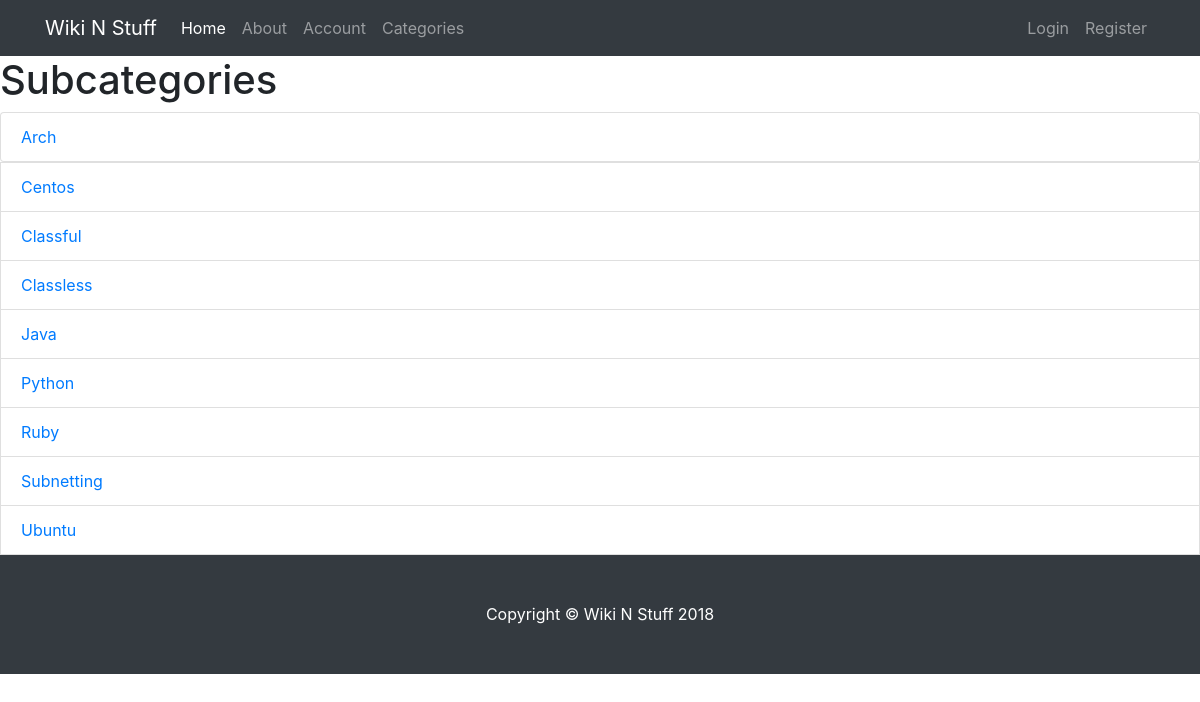
The app's page /index.php/categories/subcategories, older data.
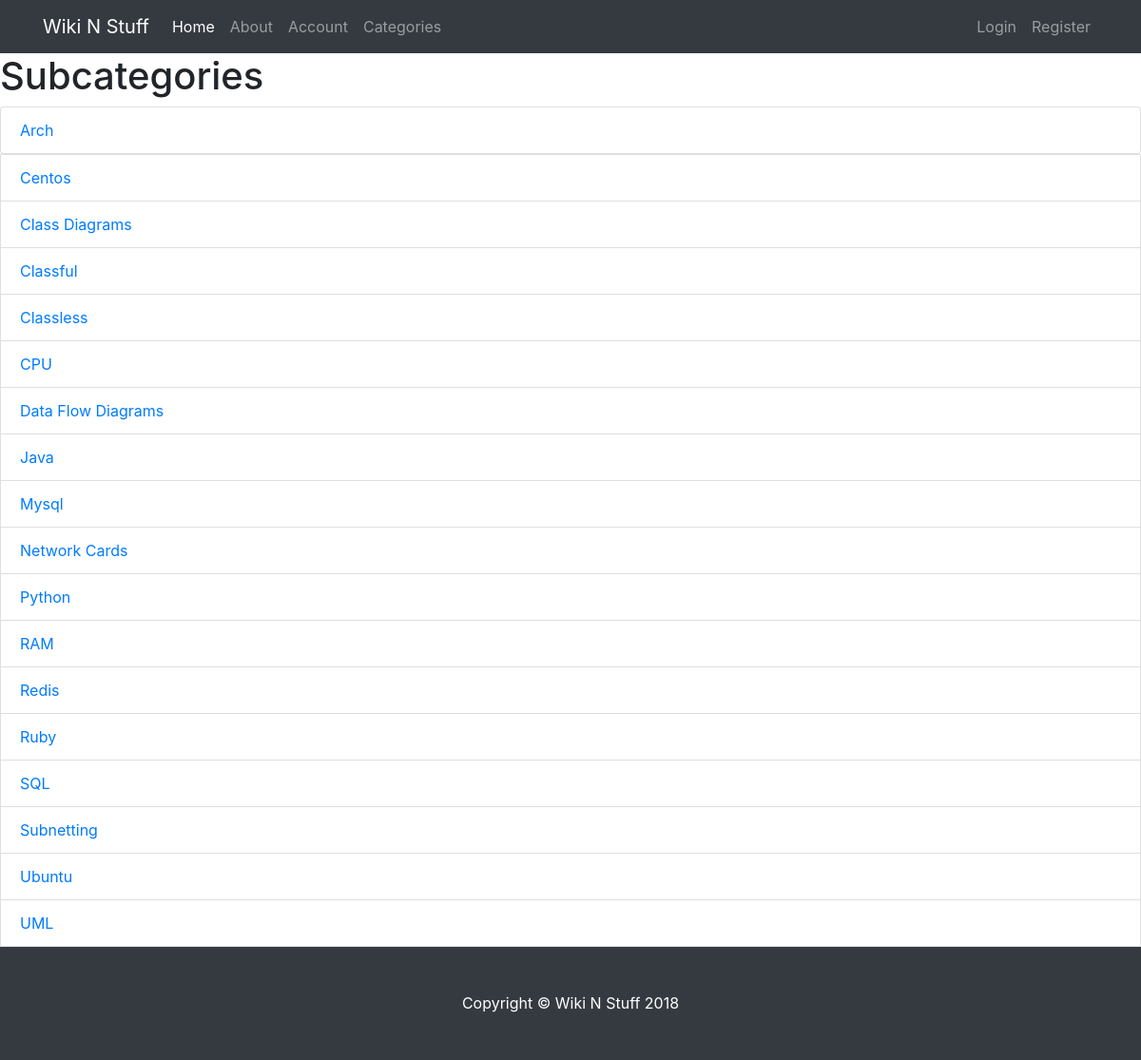
The same page, newer data.
### tables this page shows
CREATE TABLE sub_categories
(sub_category_id  BIGINT(20) NOT NULL AUTO_INCREMENT,
 sub_category_name VARCHAR(100) NOT NULL,
 category_id_FK   BIGINT(20) NOT NULL,
CONSTRAINT subcategory_id_PK PRIMARY KEY (sub_category_id),
CONSTRAINT category_id_FK FOREIGN KEY (category_id_FK) REFERENCES categories(category_id) ON DELETE CASCADE ON UPDATE CASCADE);

### application/controllers/Categories.php (called while the page is built, shortened)
<?php
    class Categories extends CI_Controller{
        public function subcategories(){
            $slug = $this->uri->segment(3);
            $data['title'] = 'Subcategories';
            $data['sub_categories'] = $this->Post_model->get_sub_categories($slug);
            $this->load->view('templates/header');
            $this->load->view('categories/index', $data);
            $this->load->view('templates/footer');
        }
    }

### index.php (called while the page is built, shortened)
<?php
require_once BASEPATH.'core/CodeIgniter.php';

### application/models/Post_model.php (called while the page is built, shortened)
<?php
class Post_model extends CI_Model
{
    public function get_sub_categories($slug = null){
        if ($slug === null){
            $this->db->order_by('sub_category_name');
            $query = $this->db->get('sub_categories');
            return $query->result_array();
        }
        $this->db->join('sub_categories', 'sub_categories.category_id_FK = categories.category_id');
        $query = $this->db->get_where('categories',array('category_name' => $slug));
        return $query->result_array();
    }
}

### application/views/categories/index.php (the view)
<h1><?php echo $title; ?></h1>
<ul class="list-group">
    <?php if ($categories != null) {
    foreach ($categories as $category) :?>
    <li class="list-group-item"><a
                href="<?php echo site_url('/categories/subcategories/' . $category['category_name']); ?>"><?php echo $category['category_name']; ?></a>
    </li>
    <?php endforeach;
    }else if($sub_categories != null){
    foreach ($sub_categories as $sub_category) : ?>
    <li class="list-group-item"><a
                href="<?php echo site_url('/categories/posts/' . $sub_category['sub_category_name']); ?>"><?php echo $sub_category['sub_category_name']; ?></a>
    </li>
</ul>
<?php endforeach;
} else {
    echo "no categories available";
}?>

### application/views/templates/header.php (shortened to what this page needs)
<!DOCTYPE html>
<html lang="en">
<head>
    <link href="/wiki/assets/css/bootstrap/css/bootstrap.min.css" rel="stylesheet">
    <link href="/wiki/assets/css/blog-home.css" rel="stylesheet">
</head>
<body>
<nav class="navbar navbar-expand-lg navbar-dark bg-dark fixed-top">
    <div class="container">
        <a class="navbar-brand" href="<?php echo base_url();?>">Wiki N Stuff</a>
        <div class="collapse navbar-collapse" id="navbarResponsive">
        <ul class="navbar-nav ml-left">
            <li class="nav-item active">
                <a class="nav-link" href="<?php echo base_url();?>">Home
                </a>
            </li>
            <li class="nav-item">
                <a class="nav-link" href="<?php echo base_url();?>about">About</a>
            </li>
            <li class="nav-item">
                <a class="nav-link" href="<?php echo base_url();?>account">Account</a>
            </li>
            <li class="nav-item">
                <a class="nav-link" href="<?php echo base_url();?>categories/">Categories</a>
            </li>
        </ul>
            <ul class="navbar-nav ml-auto">
                <?php if(!$this->session->userdata('logged_in')): ?>
                    <li class="nav-item">
                    <a class="nav-link" href="<?php echo base_url();?>users/login">Login</a>
                </li>
                <li class="nav-item">
                    <a class="nav-link" href="<?php echo base_url();?>users/register">Register</a>
                </li>
                <?php endif; ?>
            </ul>
        </div>
    </div>
</nav>

### application/views/templates/footer.php (shortened to what this page needs)
<footer class="py-5 bg-dark">
    <div class="container">
        <p class="m-0 text-center text-white">Copyright &copy; Wiki N Stuff 2018</p>
    </div>
</footer>
</body>
</html>

### assets/css/blog-home.css (style rules this page uses)
body { padding-top: 54px; }
@media (min-width: 992px) { body { padding-top: 56px; } }

Row changes from the older to the newer data that the page shows:
added sub_categories: sub_category_name "Class Diagrams"
added sub_categories: sub_category_name "CPU"
added sub_categories: sub_category_name "Data Flow Diagrams"
added sub_categories: sub_category_name "Mysql"
added sub_categories: sub_category_name "Network Cards"
added sub_categories: sub_category_name "RAM"
added sub_categories: sub_category_name "Redis"
added sub_categories: sub_category_name "SQL"
added sub_categories: sub_category_name "UML"
